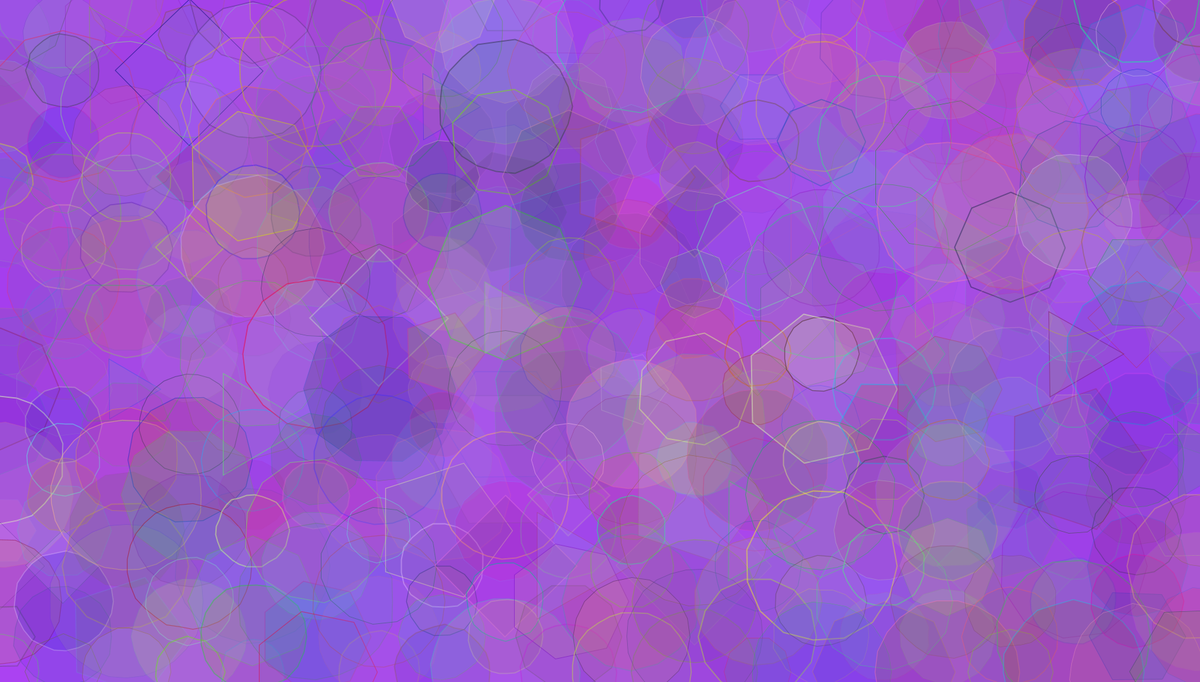
Frame 1 (no input)
Frame 60 (the mouse pressed at the canvas centre just before this capture): identical to frame 1, image omitted
Frame 120 (the mouse held since frame 60 and released just before this capture): identical to frame 1, image omitted

The Processing sketch that drew this single still picture (run headless with seeded random() and noise(); from frame 60 on, the mouse is pressed at the canvas centre):

// Processing sketch: Polygon05
// ── Polygon05.pde
// Create a polygon table of examples
int cols = 20;
int rows = 20;

void setup() {
  size(1900, 1080);
   background(random(255), random(255), random(255));
  float colGap = width/(cols-1);
  float rowGap = height/(rows-1);
 
  for (int i=0; i<cols; i++) {
    for (int j=0; j<rows; j++) {
      pushMatrix();
      translate(colGap*i, rowGap*j);
      polygon(int(random(3, 30)), random(50, 125), color(random(255), random(255), random(255), random(10, 45)), color(random(255), random(255), random(255), random(30, 155)), random(.5, 2), random(1, 3));
      popMatrix();
    }
  }
}

void draw() {
  //background(255);
}

// ── Polygon.pde
void polygon(int ptCount, float radius, color fillCol,  color strokeCol, float strokeWt, float randFeature){

  float theta = 0;

  // x, y, w, h
  fill(fillCol);
  stroke(strokeCol);
  strokeWeight(strokeWt);

  beginShape();
  for (int i=0; i<ptCount; i++) {
    float x = cos(theta)*(radius+random(-randFeature, randFeature));
    float y = sin(theta)*(radius+random(-randFeature, randFeature));
    vertex(x, y);
    theta += TWO_PI/ptCount;
  }
  endShape(CLOSE);
}
